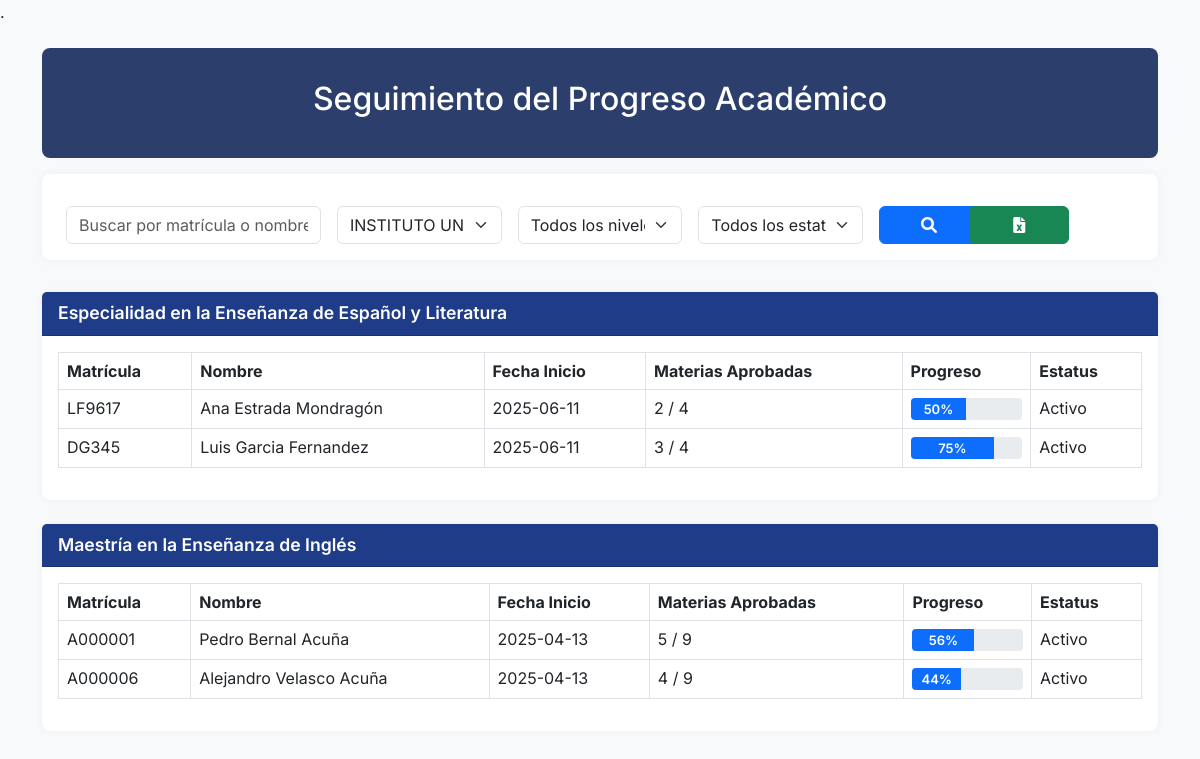
/backend/finanzas/progreso_alumnos.php?institucion=060081, run on the app's committed database.
### tables this page shows
CREATE TABLE `alumno` (
  `matricula` varchar(10) NOT NULL,
  `dgp` varchar(20) DEFAULT NULL,
  `nombre` varchar(100) NOT NULL,
  `apellido_paterno` varchar(50) DEFAULT NULL,
  `apellido_materno` varchar(50) DEFAULT NULL,
  `curp` char(18) DEFAULT NULL,
  `genero` enum('M','F','O') NOT NULL,
  `cura` varchar(50) DEFAULT NULL,
  `correo_institucional` varchar(100) DEFAULT NULL,
  `fecha_inicio` date DEFAULT NULL,
  `generacion` varchar(15) DEFAULT NULL,
  `nacionalidad` varchar(100) DEFAULT NULL,
  `tiene_maestria_previa` tinyint(1) NOT NULL DEFAULT 0,
  `telefono` varchar(20) DEFAULT NULL
);

CREATE TABLE `programa` (
  `dgp` varchar(20) NOT NULL,
  `nombre_programa` varchar(255) DEFAULT NULL,
  `abreviacion` varchar(50) DEFAULT NULL,
  `rvoe` varchar(50) DEFAULT NULL,
  `denominacion_autorizada` varchar(255) DEFAULT NULL,
  `modalidades` varchar(100) DEFAULT NULL,
  `nivel_educativo` varchar(100) DEFAULT NULL,
  `fecha_rvoe` date DEFAULT NULL,
  `id_institucion` char(6) DEFAULT NULL,
  `duracion_meses` int(11) NOT NULL DEFAULT 0,
  `duracion_meses_alt` int(11) DEFAULT NULL,
  `total_materias` int(11) DEFAULT 0,
  `materias_doctorado_maestria` int(11) DEFAULT NULL,
  `materias_doctorado_licenciatura` int(11) DEFAULT NULL
);

CREATE TABLE `inscripcion_alumno` (
  `matricula` varchar(10) NOT NULL,
  `permanencia` varchar(50) DEFAULT NULL,
  `duracion_final_meses` int(11) DEFAULT NULL,
  `promocion_aplicada` varchar(100) DEFAULT NULL,
  `id_promocion` int(11) DEFAULT NULL,
  `modalidad_titulacion` varchar(100) DEFAULT NULL,
  `ciclo_inicio` varchar(10) DEFAULT NULL,
  `ciclo_fin` varchar(10) DEFAULT NULL,
  `fecha_inscripcion` date DEFAULT curdate(),
  `modalidad_alumno` varchar(50) DEFAULT NULL,
  `estatus_alumno` enum('Activo','Irregular','Baja','Egresado','Suspendido') NOT NULL DEFAULT 'Activo' COMMENT 'Estatus actual del alumno en la inscripción',
  `fecha_estatus` date DEFAULT curdate(),
  `ciclo_finalizado` date DEFAULT NULL
);

### backend/finanzas/progreso_alumnos.php (the view, shortened to what this page needs)
<?php
require '../conexion.php';
function calcularProgreso($materias_aprobadas, $total_materias) {
    return min(100, round(($materias_aprobadas / $total_materias) * 100));
}
$institucion_filtro = isset($_GET['institucion']) ? $_GET['institucion'] : '';
$busqueda = isset($_GET['busqueda']) ? trim($_GET['busqueda']) : '';
$sql = "
    SELECT a.matricula, a.nombre, a.apellido_paterno, a.apellido_materno,
           a.tiene_maestria_previa, a.fecha_inicio, a.dgp,
           p.nombre_programa, p.nivel_educativo, p.id_institucion,
           i.nombre AS nombre_institucion,
           ia.estatus_alumno,
           p.total_materias, p.materias_doctorado_maestria,
           p.materias_doctorado_licenciatura,
           (
             SELECT COUNT(*) FROM materias_alumno ma
             WHERE ma.matricula = a.matricula AND ma.aprobada = 1
           ) AS materias_aprobadas
    FROM alumno a
    JOIN inscripcion_alumno ia ON a.matricula = ia.matricula
    JOIN programa p ON a.dgp = p.dgp
    JOIN institucion i ON p.id_institucion = i.id_institucion
    WHERE 1=1
";
if (!empty($institucion_filtro)) {
    $institucion_filtro = $conn->real_escape_string($institucion_filtro);
    $sql .= " AND p.id_institucion = '$institucion_filtro'";
}
$sql .= " ORDER BY p.nombre_programa, a.apellido_paterno, a.apellido_materno";
$result = $conn->query($sql);
$alumnos_por_programa = [];
$instituciones = $conn->query("SELECT id_institucion, nombre FROM institucion ORDER BY nombre ASC");
while ($row = $result->fetch_assoc()) {
    $programa = $row['nombre_programa'];
    $total_materias = 0;
    if (strtolower($row['nivel_educativo']) === 'doctorado') {
        $total_materias = !empty($row['tiene_maestria_previa'])
            ? $row['materias_doctorado_maestria']
            : $row['materias_doctorado_licenciatura'];
    } else {
        $total_materias = $row['total_materias'];
    }
    $progreso = calcularProgreso($row['materias_aprobadas'], $total_materias);
    $estatus = $row['estatus_alumno'];
    $row['progreso'] = $progreso;
    $row['total_materias'] = $total_materias;
    $row['estatus'] = $estatus;
    $alumnos_por_programa[$programa][] = $row;
}
?>.
<!DOCTYPE html>
<html lang="es">
<head>
    <link rel="stylesheet" href="https://cdn.jsdelivr.net/npm/bootstrap@5.3.0/dist/css/bootstrap.min.css">
    <link rel="stylesheet" href="https://cdnjs.cloudflare.com/ajax/libs/font-awesome/6.0.0-beta3/css/all.min.css">
</head>
<body>
<div class="container py-4">
    <div class="header-section">
        <h2>Seguimiento del Progreso Académico</h2>
    </div>
    <form method="GET" class="filter-bar row g-3 align-items-center">
        <div class="col-md-3">
            <input type="text" name="busqueda" class="form-control" placeholder="Buscar por matrícula o nombre" value="<?= htmlspecialchars($busqueda) ?>">
        </div>
        <div class="col-md-2">
            <select name="institucion" class="form-select">
                <?php mysqli_data_seek($instituciones, 0); while ($inst = $instituciones->fetch_assoc()): ?>
                    <option value="<?= $inst['id_institucion'] ?>" <?= $inst['id_institucion'] == $institucion_filtro ? 'selected' : '' ?>><?= htmlspecialchars($inst['nombre']) ?></option>
                <?php endwhile; ?>
            </select>
        </div>
        <div class="col-md-2">
            <select name="nivel" class="form-select">
                <option value="">Todos los niveles</option>
            </select>
        </div>
        <div class="col-md-2">
            <select name="estatus" class="form-select">
                <option value="">Todos los estatus</option>
            </select>
        </div>
        <div class="col-md-1 d-grid">
            <button type="submit" class="btn btn-primary btn-search"><i class="fas fa-search"></i></button>
        </div>
        <div class="col-md-2 d-grid">
            <button type="button" class="btn btn-success btn-export" onclick="exportarExcel()"><i class="fas fa-file-excel"></i></button>
        </div>
    </form>
    <?php foreach ($alumnos_por_programa as $programa => $alumnos): ?>
    <div class="card mb-4">
        <div class="card-header"><?= htmlspecialchars($programa) ?></div>
        <div class="card-body">
            <div class="table-responsive">
                <table class="table table-hover table-bordered exportable">
                    <thead>
                        <tr>
                            <th>Matrícula</th>
                            <th>Nombre</th>
                            <th>Fecha Inicio</th>
                            <th>Materias Aprobadas</th>
                            <th>Progreso</th>
                            <th>Estatus</th>
                        </tr>
                    </thead>
                    <tbody>
                        <?php foreach ($alumnos as $row): ?>
                        <tr>
                            <td><?= htmlspecialchars($row['matricula']) ?></td>
                            <td><?= htmlspecialchars($row['nombre'] . ' ' . $row['apellido_paterno'] . ' ' . $row['apellido_materno']) ?></td>
                            <td><?= htmlspecialchars($row['fecha_inicio']) ?></td>
                            <td><?= $row['materias_aprobadas'] ?> / <?= $row['total_materias'] ?></td>
                            <td>
                                <div class="progress">
                                    <div class="progress-bar <?= $row['progreso'] >= 100 ? 'bg-success' : 'bg-primary' ?>" style="width: <?= $row['progreso'] ?>%">
                                        <?= $row['progreso'] ?>%
                                    </div>
                                </div>
                            </td>
                            <td><?= $row['estatus'] ?></td>
                        </tr>
                        <?php endforeach; ?>
                    </tbody>
                </table>
            </div>
        </div>
    </div>
    <?php endforeach; ?>
</div>
</body>
</html>

### backend/finanzas/progreso_alumnos.php (style rules this page uses)
body { background-color: #f8f9fb; font-family: 'Inter', sans-serif; }
.header-section { width: 100%; margin-left: auto; margin-right: auto; background-color: #2b3e6c; padding: 2rem; color: white; border-radius: 0.5rem; margin-bottom: 2rem; text-align: center; }
.filter-bar { width: 100%; margin-left: auto; margin-right: auto; background: white; padding: 1rem; border-radius: 0.5rem; box-shadow: 0 0 10px rgba(0,0,0,0.05); margin-bottom: 2rem; }
.card { border: none; border-radius: 0.5rem; box-shadow: 0 0 6px rgba(0,0,0,0.05); }
.card-header { background-color: #1f3c88; color: white; font-weight: 600; font-size: 1.1rem; }
.table thead { background-color: #eef1f8; }
.progress { height: 22px; border-radius: 0.25rem; }
.progress-bar { font-size: 13px; font-weight: 600; }
.btn-export, .btn-search { min-width: 100px; width: 100%; max-width: 180px; width: 45px; height: 38px; }

### data on the page
alumno: matricula "LF9617", nombre+apellido_paterno+apellido_materno "Ana Estrada Mondragón", fecha_inicio "2025-06-11", materias_aprobadas "2", dgp.total_materias "4", progreso "50", inscripcion_alumno.estatus_alumno "Activo"
alumno: matricula "DG345", nombre+apellido_paterno+apellido_materno "Luis Garcia Fernandez", fecha_inicio "2025-06-11", materias_aprobadas "3", dgp.total_materias "4", progreso "75", inscripcion_alumno.estatus_alumno "Activo"
alumno: dgp.nombre_programa "Maestría en la Enseñanza de Inglés", matricula "A000006", nombre+apellido_paterno+apellido_materno "Alejandro Velasco Acuña", fecha_inicio "2025-04-13", materias_aprobadas "4", dgp.total_materias "9", progreso "44", inscripcion_alumno.estatus_alumno "Activo"
alumno: matricula "A000001", nombre+apellido_paterno+apellido_materno "Pedro Bernal Acuña", fecha_inicio "2025-04-13", materias_aprobadas "5", dgp.total_materias "9", progreso "56", inscripcion_alumno.estatus_alumno "Activo"

### other printed values
$programa "Especialidad en la Enseñanza de Español y Literatura"
form field institucion "INSTITUTO UNIVERSITARIO DE LAS AMERICAS Y EL CARIBE"
